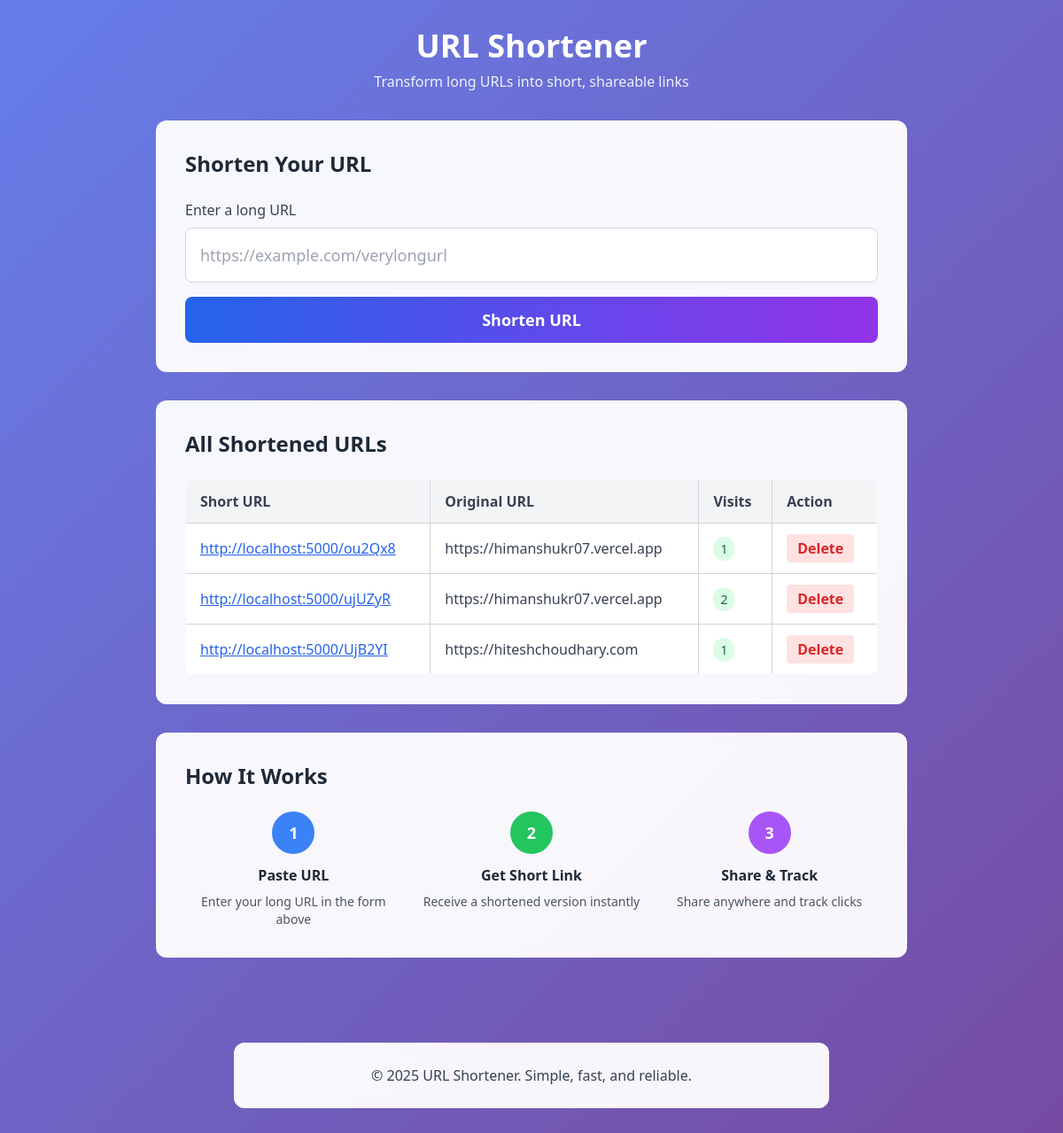
Before: / with the older database file.
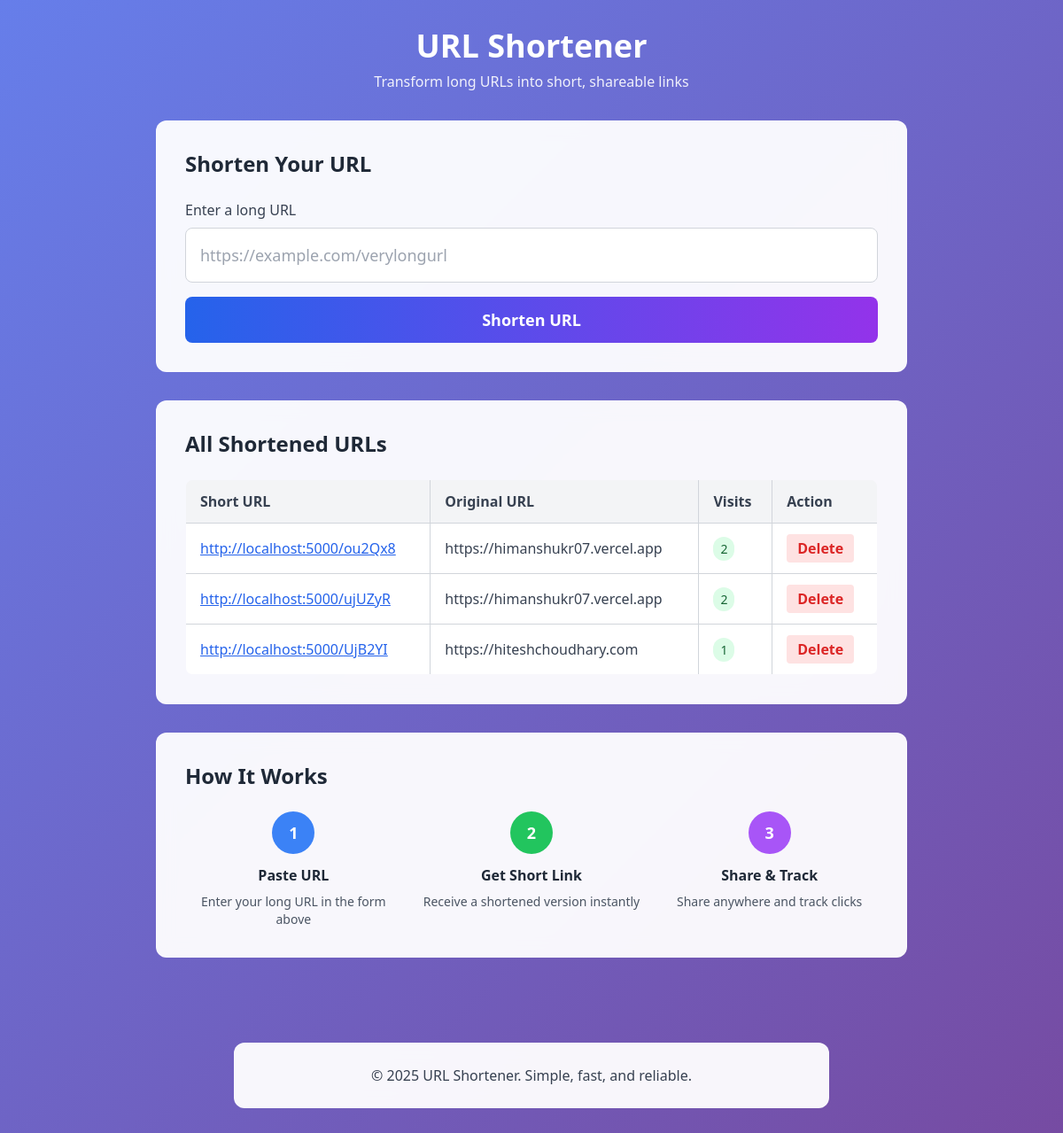
After: the same page with the newer database file.
### tables this page shows
CREATE TABLE urls(
                     id INTEGER PRIMARY KEY AUTOINCREMENT,
                     original_url TEXT NOT NULL,
                     short_code TEXT UNIQUE NOT NULL,
                     visit_count INTEGER DEFAULT 0
                     );

### app.py (the view, shortened to what this page needs)
@app.route("/", methods=['GET', 'POST'])
def index():
    all_urls = get_all_url()
    return render_template('index.html', all_urls=all_urls)

### models.py (called while the page is built)
def get_all_url():
     with sqlite3.connect(DB_NAME) as conn:
         cur = conn.execute('SELECT original_url, short_code, visit_count FROM urls ORDER by id DESC')
         return cur.fetchall()

### templates/index.html (shortened to what this page needs)
<!DOCTYPE html>
<html lang="en">
<head>
    <script src="https://cdn.tailwindcss.com"></script>
</head>
<body class="min-h-screen gradient-bg">
    <div class="text-center py-8">
        <h1 class="text-4xl font-bold text-white mb-2">URL Shortener</h1>
        <p class="text-white text-opacity-90">Transform long URLs into short, shareable links</p>
    </div>
    <div class="max-w-4xl mx-auto px-6">
        <div class="glass-effect rounded-xl p-8 mb-8 hover-lift">
            <h2 class="text-2xl font-bold mb-6 text-gray-800">Shorten Your URL</h2>
            <form method="POST" class="space-y-4">
                <label class="block">
                    <span class="text-gray-700 font-medium">Enter a long URL</span>
                    <input
                     type="text"
                     name="urls"
                     placeholder="https://example.com/verylongurl"
                     required
                     class="mt-2 block w-full border border-gray-300 rounded-lg p-4 text-lg focus:ring-2 focus:ring-blue-500 focus:border-transparent"
                     >
                </label>
                <button type="submit" class="w-full bg-gradient-to-r from-blue-600 to-purple-600 text-white px-6 py-3 rounded-lg font-semibold text-lg hover:from-blue-700 hover:to-purple-700 transition-all">
                    Shorten URL
                </button>
            </form>
        </div>
        <div class="glass-effect rounded-xl p-8 hover-lift">
            <h2 class="text-2xl font-bold mb-6 text-gray-800">All Shortened URLs</h2>
            {% if all_urls %}
            <div class="overflow-x-auto">
                <table class="w-full border-collapse border border-gray-300 rounded-lg overflow-hidden">
                    <thead class="bg-gray-100">
                        <tr>
                            <th class="border border-gray-300 px-4 py-3 text-left font-semibold text-gray-700">Short URL</th>
                            <th class="border border-gray-300 px-4 py-3 text-left font-semibold text-gray-700">Original URL</th>
                            <th class="border border-gray-300 px-4 py-3 text-left font-semibold text-gray-700">Visits</th>
                            <th class="border border-gray-300 px-4 py-3 text-left font-semibold text-gray-700">Action</th>
                        </tr>
                    </thead>
                    <tbody class="bg-white">
                        {% for url in all_urls %}
                            <tr class="hover:bg-gray-50">
                                <td class="border border-gray-300 px-4 py-3">
                                    <a href="/{{ url[1] }}" target="_blank" class="text-blue-600 underline hover:text-blue-800">
                                        http://localhost:5000/{{ url[1] }}
                                    </a>
                                </td>
                                <td class="border border-gray-300 px-4 py-3 text-gray-700">{{ url[0] }}</td>
                                <td class="border border-gray-300 px-4 py-3">
                                    <span class="bg-green-100 text-green-800 px-2 py-1 rounded-full text-sm font-medium">
                                        {{ url[2] }}
                                    </span>
                                </td>
                                <td class="border border-gray-300 px-4 py-3">
                                    <form
                                    action="/delete/{{ url[1] }}"
                                    method="POST"
                                    onsubmit="return confirm('Delete this short url?')"
                                    class="inline">
                                    <button type="submit" class="bg-red-100 hover:bg-red-200 text-red-600 px-3 py-1 rounded font-bold transition-colors">
                                        Delete
                                    </button>
                                    </form>
                                </td>
                            </tr>
                        {% endfor %}
                    </tbody>
                </table>
            </div>
            {% else %}
            <div class="text-center py-8">
                <p class="text-gray-600 text-lg">No URLs have been shortened yet</p>
                <p class="text-gray-500 mt-2">Start by entering a URL above!</p>
            </div>
            {% endif %}
        </div>
        <div class="glass-effect rounded-xl p-8 mt-8 hover-lift">
            <h2 class="text-2xl font-bold mb-6 text-gray-800">How It Works</h2>
            <div class="grid md:grid-cols-3 gap-6">
                <div class="text-center">
                    <div class="w-12 h-12 bg-blue-500 text-white rounded-full flex items-center justify-center mx-auto mb-3 font-bold text-lg">1</div>
                    <h3 class="font-semibold text-gray-800 mb-2">Paste URL</h3>
                    <p class="text-gray-600 text-sm">Enter your long URL in the form above</p>
                </div>
                <div class="text-center">
                    <div class="w-12 h-12 bg-green-500 text-white rounded-full flex items-center justify-center mx-auto mb-3 font-bold text-lg">2</div>
                    <h3 class="font-semibold text-gray-800 mb-2">Get Short Link</h3>
                    <p class="text-gray-600 text-sm">Receive a shortened version instantly</p>
                </div>
                <div class="text-center">
                    <div class="w-12 h-12 bg-purple-500 text-white rounded-full flex items-center justify-center mx-auto mb-3 font-bold text-lg">3</div>
                    <h3 class="font-semibold text-gray-800 mb-2">Share & Track</h3>
                    <p class="text-gray-600 text-sm">Share anywhere and track clicks</p>
                </div>
            </div>
        </div>
    </div>
    <footer class="text-center py-8 mt-16">
        <div class="glass-effect rounded-xl p-6 max-w-2xl mx-auto">
            <p class="text-gray-700">&copy; 2025 URL Shortener. Simple, fast, and reliable.</p>
        </div>
    </footer>
</body>
</html>

### templates/index.html (style rules this page uses)
.gradient-bg { background: linear-gradient(135deg, #667eea 0%, #764ba2 100%); }
.glass-effect { background: rgba(255, 255, 255, 0.95); backdrop-filter: blur(10px); border: 1px solid rgba(255, 255, 255, 0.3); }
.hover-lift { transition: all 0.3s ease; }

Changed rows visible on the page:
changed urls "ou2Qx8": visit_count "1" → "2"
